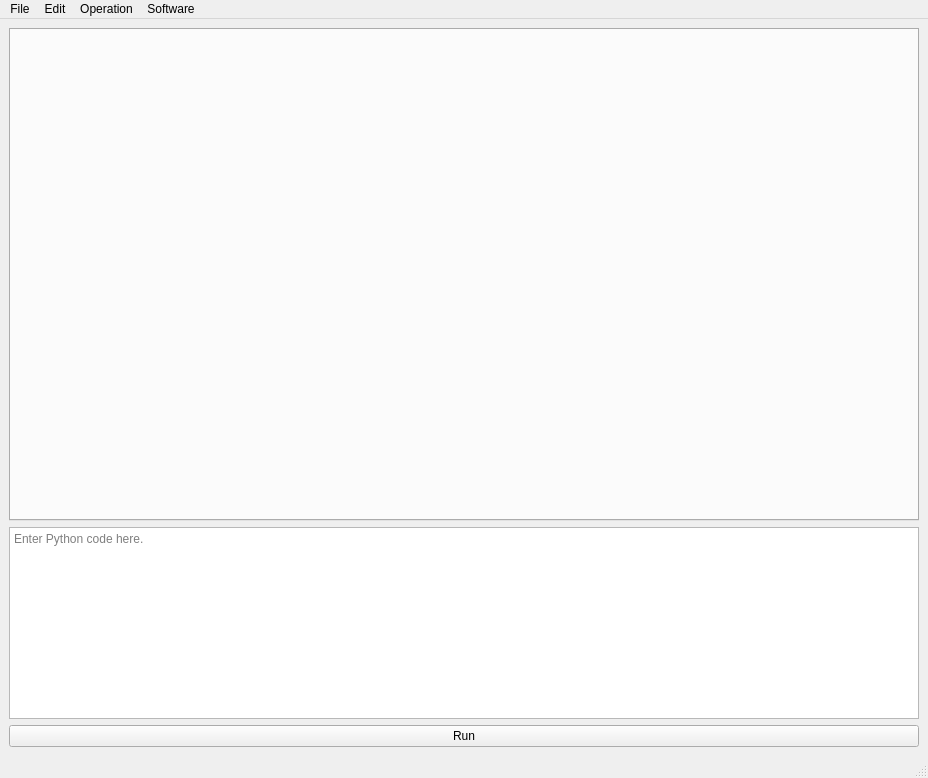
<?xml version="1.0" encoding="UTF-8"?>
<ui version="4.0">
 <class>DataTool</class>
 <widget class="QMainWindow" name="DataTool">
  <property name="geometry">
   <rect>
    <x>0</x>
    <y>0</y>
    <width>928</width>
    <height>778</height>
   </rect>
  </property>
  <property name="windowTitle">
   <string>DataTool</string>
  </property>
  <widget class="QWidget" name="centralwidget">
   <layout class="QVBoxLayout" name="verticalLayout">
    <item>
     <widget class="QTabWidget" name="tabWidget">
      <property name="tabShape">
       <enum>QTabWidget::Rounded</enum>
      </property>
      <property name="currentIndex">
       <number>-1</number>
      </property>
      <property name="movable">
       <bool>true</bool>
      </property>
      <property name="tabBarAutoHide">
       <bool>true</bool>
      </property>
     </widget>
    </item>
    <item>
     <widget class="QTextEdit" name="textEdit">
      <property name="sizePolicy">
       <sizepolicy hsizetype="Expanding" vsizetype="Preferred">
        <horstretch>0</horstretch>
        <verstretch>0</verstretch>
       </sizepolicy>
      </property>
      <property name="whatsThis">
       <string>Enter Python code here.</string>
      </property>
      <property name="placeholderText">
       <string>Enter Python code here.</string>
      </property>
     </widget>
    </item>
    <item>
     <widget class="QPushButton" name="runButton">
      <property name="whatsThis">
       <string/>
      </property>
      <property name="text">
       <string>Run</string>
      </property>
     </widget>
    </item>
   </layout>
  </widget>
  <widget class="QStatusBar" name="statusbar"/>
  <widget class="QMenuBar" name="menubar">
   <property name="geometry">
    <rect>
     <x>0</x>
     <y>0</y>
     <width>928</width>
     <height>30</height>
    </rect>
   </property>
   <widget class="QMenu" name="menuFile">
    <property name="title">
     <string>File</string>
    </property>
    <addaction name="actionLoad"/>
    <addaction name="actionOpen"/>
    <addaction name="actionSave"/>
    <addaction name="separator"/>
    <addaction name="actionNew_Tab"/>
    <addaction name="actionClose_Tab"/>
    <addaction name="separator"/>
    <addaction name="actionExit"/>
   </widget>
   <widget class="QMenu" name="menuOperations">
    <property name="title">
     <string>Operation</string>
    </property>
    <addaction name="actionClear_Whitespace"/>
    <addaction name="actionRemove_Non_Numberic"/>
    <addaction name="actionCorrect_Date_Format"/>
    <addaction name="actionSplit_Phones"/>
    <addaction name="actionSplit_Emails"/>
    <addaction name="actionFind_and_Replace"/>
    <addaction name="actionDisperse_Ranks_By_Program"/>
    <addaction name="actionNew_Rows_On_Separator"/>
   </widget>
   <widget class="QMenu" name="menuHelp">
    <property name="title">
     <string>Software</string>
    </property>
    <addaction name="actionRainmaker"/>
    <addaction name="actionMindBody"/>
   </widget>
   <widget class="QMenu" name="menuEdit">
    <property name="title">
     <string>Edit</string>
    </property>
    <addaction name="actionUndo"/>
    <addaction name="actionRedo"/>
    <addaction name="separator"/>
    <addaction name="actionAdd_Row"/>
    <addaction name="actionAdd_Column"/>
    <addaction name="actionDelete"/>
    <addaction name="actionDuplicate"/>
   </widget>
   <addaction name="menuFile"/>
   <addaction name="menuEdit"/>
   <addaction name="menuOperations"/>
   <addaction name="menuHelp"/>
  </widget>
  <action name="actionExit">
   <property name="text">
    <string>Exit</string>
   </property>
   <property name="shortcut">
    <string>Ctrl+Q</string>
   </property>
  </action>
  <action name="actionLoad">
   <property name="text">
    <string>Load</string>
   </property>
  </action>
  <action name="actionSave">
   <property name="text">
    <string>Save</string>
   </property>
   <property name="shortcut">
    <string>Ctrl+S</string>
   </property>
  </action>
  <action name="actionClear_Whitespace">
   <property name="text">
    <string>Remove Whitespace</string>
   </property>
   <property name="toolTip">
    <string>Removes leading and trailing whitespace, as well as all line-breaks</string>
   </property>
  </action>
  <action name="actionRemove_Non_Numberic">
   <property name="text">
    <string>Remove Non-Numeric</string>
   </property>
   <property name="toolTip">
    <string>Removes everything but numbers from a column.</string>
   </property>
  </action>
  <action name="actionSplit_Phones">
   <property name="text">
    <string>Split Phones</string>
   </property>
   <property name="toolTip">
    <string>Splits a column of phones based on their suffix. E.g. (M), (C), (H)...</string>
   </property>
  </action>
  <action name="actionSplit_Emails">
   <property name="text">
    <string>Split Emails</string>
   </property>
   <property name="toolTip">
    <string>Splits a column of comma separated emails into a max of 3 Email columns</string>
   </property>
  </action>
  <action name="actionDisperse_Ranks_By_Program">
   <property name="text">
    <string>Ranks By Program</string>
   </property>
   <property name="toolTip">
    <string>Creates new columns based on unique entries in a column (programs) and assigns values (ranks) respectively.</string>
   </property>
  </action>
  <action name="actionNew_Rows_On_Separator">
   <property name="text">
    <string>New Rows On Separator</string>
   </property>
   <property name="toolTip">
    <string>Splits a column's values up over multiple identical rows.</string>
   </property>
  </action>
  <action name="actionRainmaker">
   <property name="text">
    <string>Rainmaker</string>
   </property>
   <property name="toolTip">
    <string>Handles entire process for Rainmaker. Please check, double-check, re-check.</string>
   </property>
  </action>
  <action name="actionMindBody">
   <property name="text">
    <string>MindBody</string>
   </property>
   <property name="toolTip">
    <string>Handles entire process for MindBody. Please check, double-check, re-check.</string>
   </property>
  </action>
  <action name="actionCorrect_Date_Format">
   <property name="text">
    <string>Correct Date Format</string>
   </property>
  </action>
  <action name="actionDelete">
   <property name="text">
    <string>Delete</string>
   </property>
   <property name="toolTip">
    <string>Deletes selected Row/Column</string>
   </property>
   <property name="shortcut">
    <string>Del</string>
   </property>
  </action>
  <action name="actionAdd_Column">
   <property name="text">
    <string>Add Column</string>
   </property>
  </action>
  <action name="actionAdd_Row">
   <property name="text">
    <string>Add Row</string>
   </property>
  </action>
  <action name="actionDuplicate">
   <property name="text">
    <string>Duplicate</string>
   </property>
  </action>
  <action name="actionOpen">
   <property name="text">
    <string>Open</string>
   </property>
  </action>
  <action name="actionFind_and_Replace">
   <property name="text">
    <string>Find and Replace</string>
   </property>
  </action>
  <action name="actionUndo">
   <property name="text">
    <string>Undo</string>
   </property>
   <property name="shortcut">
    <string>Ctrl+Z</string>
   </property>
  </action>
  <action name="actionRedo">
   <property name="text">
    <string>Redo</string>
   </property>
   <property name="shortcut">
    <string>Ctrl+Y</string>
   </property>
  </action>
  <action name="actionClose_Tab">
   <property name="text">
    <string>Close Tab</string>
   </property>
   <property name="shortcut">
    <string>Ctrl+W</string>
   </property>
  </action>
  <action name="actionNew_Tab">
   <property name="text">
    <string>New Tab</string>
   </property>
  </action>
 </widget>
 <resources/>
 <connections/>
</ui>
